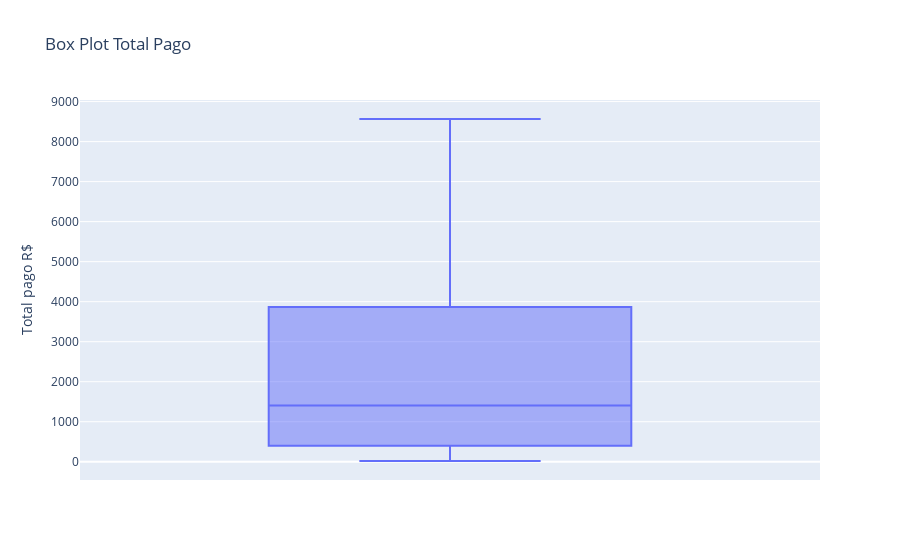

This figure's notebook cell:
### Code cell
fig = px.box(df, y='TOTAL_PAGO', title='Box Plot Total Pago', labels={'TOTAL_PAGO': 'Total pago R$'})
fig.show()

### Figure 1 — Plotly figure (JSON) as saved in the notebook; plotly's stock layout.template omitted (floating-point values rounded to 4 significant figures; data arrays with more than 128 entries replaced by an {"elided": "..."} marker saying what was removed)
{"data": [{"alignmentgroup": "True", "hovertemplate": "Total pago R$=%{y}<extra></extra>", "legendgroup": "", "marker": {"color": "#636efa"}, "name": "", "notched": false, "offsetgroup": "", "orientation": "v", "showlegend": false, "type": "box", "x0": " ", "xaxis": "x", "y": {"elided": "2488 float values"}, "y0": " ", "yaxis": "y"}], "layout": {"boxmode": "group", "legend": {"tracegroupgap": 0}, "title": {"text": "Box Plot Total Pago"}, "xaxis": {"anchor": "y", "domain": [0, 1]}, "yaxis": {"anchor": "x", "domain": [0, 1], "title": {"text": "Total pago R$"}}}}
